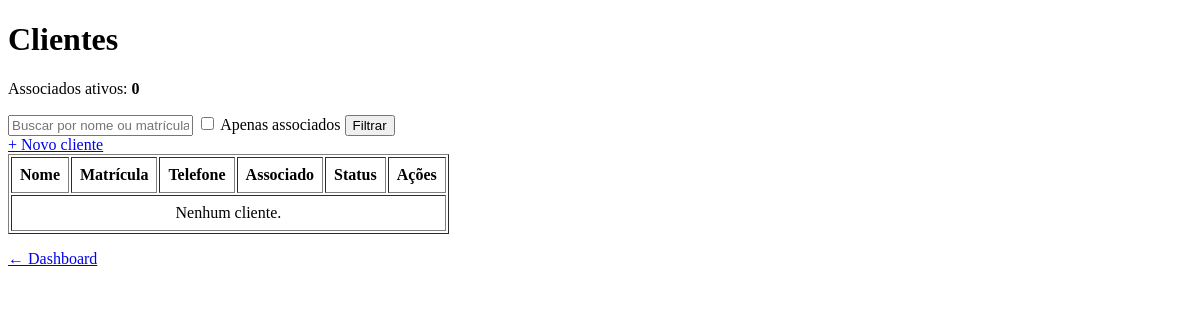
The app's page /clientes/ (signed in), older data.
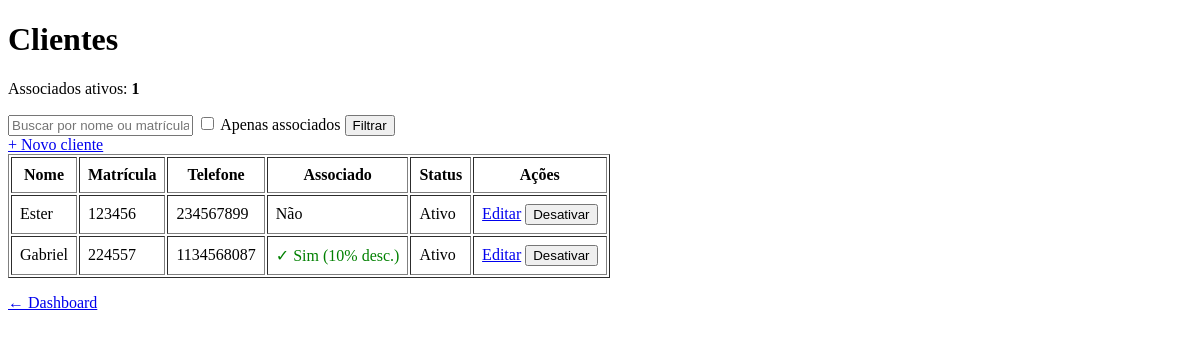
The same page, newer data.
### app/models/cliente.py (models this page shows, shortened)
class Cliente(Base):
    __tablename__ = "clientes"
    id         = Column(Integer, primary_key=True, index=True)
    nome       = Column(String(150), nullable=False, index=True)
    matricula  = Column(String(50), nullable=True, unique=True)
    telefone   = Column(String(20), nullable=True)
    is_associado = Column(Boolean, default=False, nullable=False)
    ativo      = Column(Boolean, default=True)
    criado_em  = Column(DateTime, server_default=func.now())
    vendas = relationship("Venda", back_populates="cliente")

### app/controllers/cliente_controller.py (the view)
@router.get("/")
def listar_clientes(
    request: Request,
    busca: str = "",
    apenas_associados: bool = False,
    db: Session = Depends(get_db),
    admin = Depends(get_admin)
):
    query = db.query(Cliente)
    if busca:
        query = query.filter(
            Cliente.nome.ilike(f"%{busca}%") |
            Cliente.matricula.ilike(f"%{busca}%")
        )
    if apenas_associados:
        query = query.filter(Cliente.is_associado == True)
    clientes = query.order_by(Cliente.nome).all()
    total_associados = db.query(Cliente).filter(
        Cliente.is_associado == True,
        Cliente.ativo == True
    ).count()
    return templates.TemplateResponse(
        request,
        "clientes/index.html",
        {
            "request":           request,
            "usuario":           admin,
            "clientes":          clientes,
            "busca":             busca,
            "apenas_associados": apenas_associados,
            "total_associados":  total_associados,
        }
    )

### app/templates/clientes/index.html (shortened to what this page needs)
<!DOCTYPE html>
<html lang="pt-br">
<head><meta charset="UTF-8"><title>Clientes — AAPM SENAI</title></head>
<body>
    <h1>Clientes</h1>
    <p>Associados ativos: <strong>{{ total_associados }}</strong></p>
    <form method="get" action="/clientes">
        <input type="text" name="busca"
               placeholder="Buscar por nome ou matrícula..."
               value="{{ busca }}">
        <label>
            <input type="checkbox" name="apenas_associados" value="true"
                {{ 'checked' if apenas_associados }}>
            Apenas associados
        </label>
        <button type="submit">Filtrar</button>
    </form>
    <a href="/clientes/novo">+ Novo cliente</a>
    <table border="1" cellpadding="8">
        <thead>
            <tr>
                <th>Nome</th>
                <th>Matrícula</th>
                <th>Telefone</th>
                <th>Associado</th>
                <th>Status</th>
                <th>Ações</th>
            </tr>
        </thead>
        <tbody>
            {% for c in clientes %}
            <tr>
                <td>{{ c.nome }}</td>
                <td>{{ c.matricula or "—" }}</td>
                <td>{{ c.telefone or "—" }}</td>
                <td>
                    {% if c.is_associado %}
                        <span style="color:green">✓ Sim (10% desc.)</span>
                    {% else %}
                        Não
                    {% endif %}
                </td>
                <td>{{ "Ativo" if c.ativo else "Inativo" }}</td>
                <td>
                    <a href="/clientes/{{ c.id }}/editar">Editar</a>
                    <form action="/clientes/{{ c.id }}/toggle-ativo"
                          method="post" style="display:inline">
                        <button type="submit">
                            {{ "Desativar" if c.ativo else "Ativar" }}
                        </button>
                    </form>
                </td>
            </tr>
            {% endfor %}
            {% if not clientes %}
            <tr><td colspan="6" style="text-align:center">Nenhum cliente.</td></tr>
            {% endif %}
        </tbody>
    </table>
    <p><a href="/">← Dashboard</a></p>
</body>
</html>

Row changes from the older to the newer data that the page shows:
added Cliente: nome "Ester", matricula "123456", telefone "234567899", is_associado "Não", ativo "Ativo", ativo "Desativar"
added Cliente: nome "Gabriel", matricula "224557", telefone "1134568087", is_associado "✓ Sim (10% desc.)", ativo "Ativo", ativo "Desativar"
Text that changed along with them:
{{ total_associados }}: "0" → "1"
text no longer shown: "Nenhum cliente."
